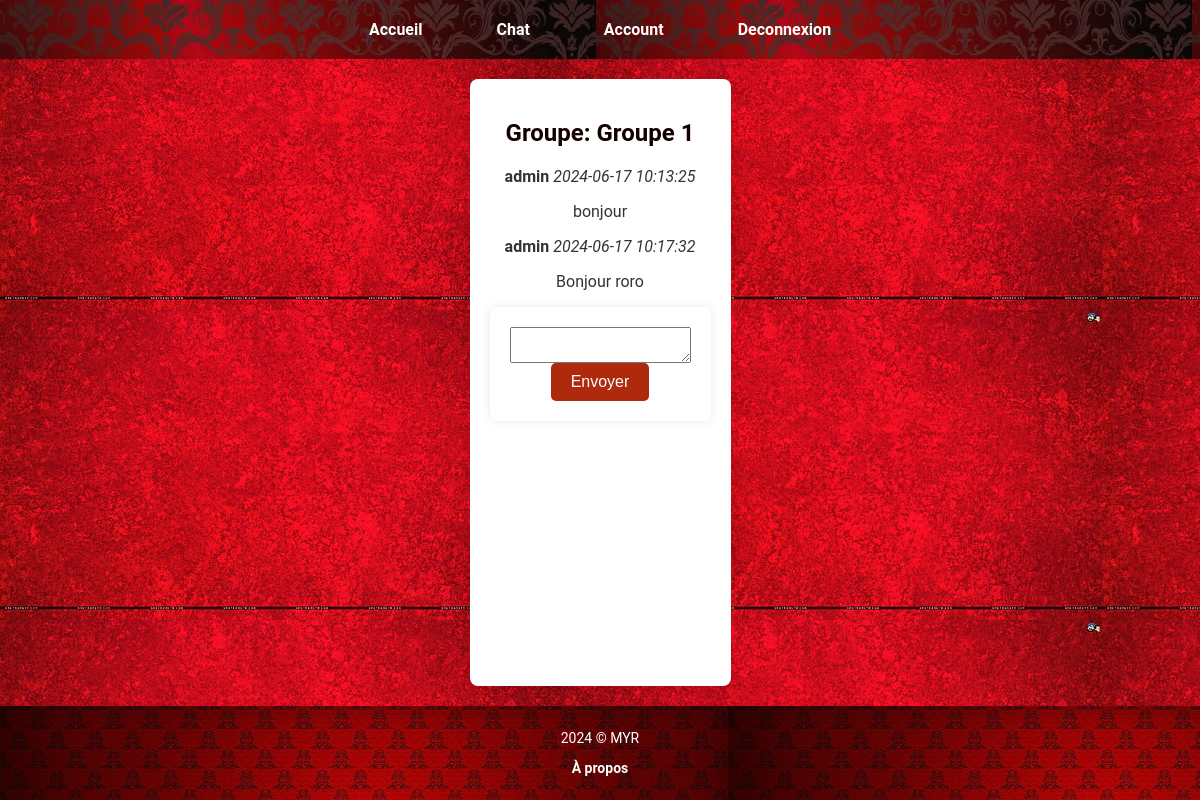
The page /group/1 (signed in) on the database its author committed.
### app.py (models this page shows)
class Group(db.Model):
    id = db.Column(db.Integer, primary_key=True)
    name = db.Column(db.String(120), unique=True, nullable=False)
    created_by = db.Column(db.Integer, db.ForeignKey('user.id'), nullable=False)
    messages = db.relationship('Message', backref='group', lazy=True)

class Message(db.Model):
    id = db.Column(db.Integer, primary_key=True)
    content = db.Column(db.Text, nullable=False)
    timestamp = db.Column(db.DateTime, default=datetime.utcnow)
    group_id = db.Column(db.Integer, db.ForeignKey('group.id'), nullable=False)
    user_id = db.Column(db.Integer, db.ForeignKey('user.id'), nullable=False)
    user = db.relationship('User', backref='messages')
    def __repr__(self):
        return f"Message('{self.user_id}', '{self.content}', '{self.timestamp}')"

class User(db.Model):
    id = db.Column(db.Integer, primary_key=True)
    username = db.Column(db.String(80), unique=True, nullable=False)
    prenom = db.Column(db.String(80), nullable=False)
    age = db.Column(db.Integer, nullable=False)
    nom = db.Column(db.String(80), nullable=False)
    password = db.Column(db.String(120), nullable=False)
    member_of_groups = db.relationship('Group', secondary='user_groups', backref='members')

### app.py (the view)
@app.route("/group/<int:group_id>", methods=['GET'])
def group(group_id):
    if 'username' in session:
        user = User.query.filter_by(username=session['username']).first()
        group = Group.query.get(group_id)
        if group and user in group.members:
            messages = Message.query.filter_by(group_id=group_id).order_by(Message.timestamp.asc()).all()
            print(messages)
            return render_template("group.html", username=user.username, group=group, messages=messages)
    return redirect(url_for('login'))

### templates/group.html (shortened to what this page needs)
<!DOCTYPE html>
<html>
<head>
    <link rel="stylesheet" href="{{ url_for('static', filename='css/style.css') }}">
</head>
<header>
    <nav>
        <ul>
            <li><a href="{{ url_for('home') }}">Accueil</a></li>
            <li><a href="{{ url_for('chat') }}">Chat</a></li>
            {% if username %}
                <li><a href="{{ url_for('account') }}">Account</a></li>
                <li><a href="{{ url_for('logout') }}">Deconnexion</a></li>
            {% else %}
                <li><a href="{{ url_for('login') }}">Connexion</a></li>
                <li><a href="{{ url_for('register') }}">S'inscrire</a></li>
            {% endif %}
        </ul>
    </nav>
</header>
<body>
    <section>
        {% if username %}
            <h1>Groupe: {{ group.name }}</h1>
            <div class="chat-box">
                {% for message in messages %}
                    <div class="message">
                        <p><strong>{{ message.user.username }}</strong> <em>{{ message.timestamp.strftime('%Y-%m-%d %H:%M:%S') }}</em></p>
                        <p>{{ message.content }}</p>
                    </div>
                {% endfor %}
            </div>
            <form action="{{ url_for('send_message', group_id=group.id) }}" method="post">
                <textarea name="message" required></textarea>
                <button type="submit">Envoyer</button>
            </form>
        {% else %}
            <p>Veuillez-vous connecter pour accéder au groupe</p>
        {% endif %}
    </section>
</body>
<footer>
    <p>2024 © MYR</p>
    <p><a href="{{ url_for('apropos') }}">À propos</a></p>
</footer>
</html>

### static/css/style.css (style rules this page uses)
body { font-family: 'Roboto', sans-serif; background: url("../images/body-pattern.jpg"); color: #333; margin: 0; padding: 0; display: flex; flex-direction: column; min-height: 100vh; }
header { background: url("../images/header-pattern.webp"), #AF290C; padding: 20px 0; }
nav ul { list-style: none; padding: 0; text-align: center; margin: 0; }
nav ul li { display: inline; margin: 0 15px; }
nav ul li a { text-decoration: none; color: white; font-weight: bold; padding: 10px 20px; border-radius: 5px; transition: background-color 0.3s; }
main, section { flex: 1; text-align: center; padding: 50px 20px; }
h1, h2 { color: #150000; margin-bottom: 20px; }
.presentation, section, .account-container { margin: 20px auto; max-width: 800px; padding: 20px; background-color: white; box-shadow: 0 0 10px rgba(0, 0, 0, 0.1); border-radius: 8px; }
form { display: flex; flex-direction: column; align-items: center; margin: 0 auto; max-width: 400px; padding: 20px; background-color: #fff; border-radius: 8px; box-shadow: 0 0 10px rgba(0, 0, 0, 0.1); }
input[type="submit"], button { background-color: #AF290C; color: white; padding: 10px 20px; border: none; border-radius: 5px; font-size: 16px; cursor: pointer; transition: background-color 0.3s; }
footer { background: url("../images/pattern-footer.jpg"), #FF927B; text-align: center; padding: 10px 0; color: white; font-size: 14px; }
footer a { color: white; text-decoration: none; font-weight: bold; }

### rows shown on the page
Group: name "Groupe 1"
Message: user.username "admin", timestamp "2024-06-17 10:13:25", content "bonjour"
Message: user.username "admin", timestamp "2024-06-17 10:17:32", content "Bonjour roro"
